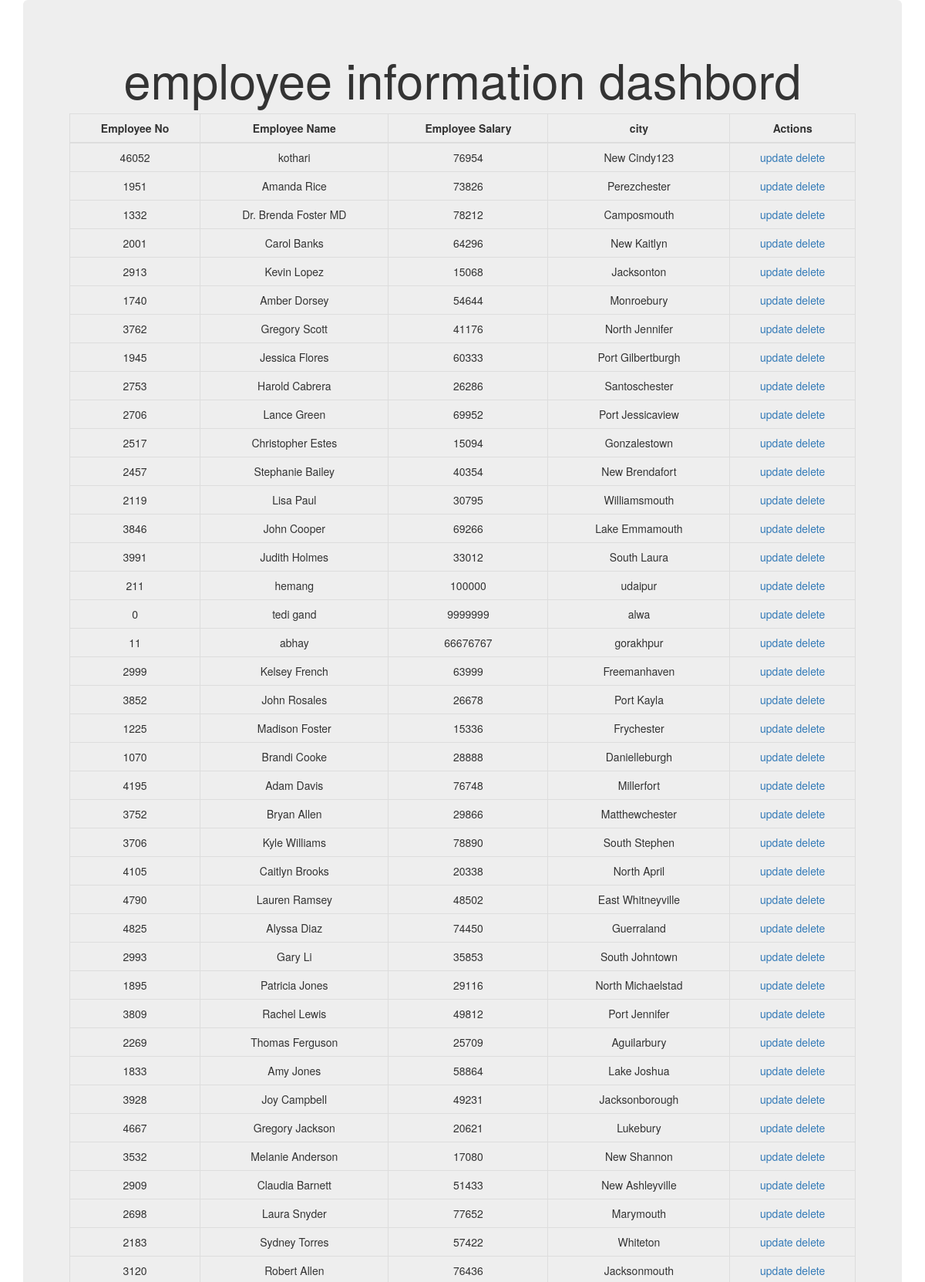
The app's page /index/ (upper part) with its own data.
### testapp/models.py (models this page shows)
class employee(models.Model):
    ename=models.CharField(max_length=20)
    eno=models.IntegerField()
    esal=models.IntegerField()
    ecity=models.CharField(max_length=20)

### testapp/views.py (the view)
# urls.py: url(r'^index/', views.index_view),
def index_view(request):
    records=employee.objects.all()
    return render(request,'testapp/index.html',{'records':records})

### templates/testapp/index.html (shortened to what this page needs)
<!DOCTYPE html>
{% extends 'testapp/base.html' %}
{% block body_block %}
<div class="jumbotron">
  <h1>employee information dashbord</h1>
<table class="table table-bordered table-hover">
  <thead>
    <th class="text-center">Employee No </th>
    <th class="text-center">Employee Name </th>
    <th class="text-center">Employee Salary </th>
    <th class="text-center">city </th>
    <th class="text-center">Actions </th>
  </thead>
  {% for record in records%}
  <tr>
    <td>{{record.eno}}</td>
    <td>{{record.ename}}</td>
    <td>{{record.esal}}</td>
    <td>{{record.ecity}}</td>
    <td><a href="/update/{{record.id}}">update </a> <a href="/delete/{{record.id}}">delete</a></td>
  </tr>
  {% endfor %}
</table>
{%endblock%}

### templates/testapp/base.html (shortened to what this page needs)
<!DOCTYPE html>
<html lang="en" dir="ltr">
  <head>
    <link rel="stylesheet" href="https://maxcdn.bootstrapcdn.com/bootstrap/3.3.7/css/bootstrap.min.css">
  </head>
  <body>
            <div class="container mt-5 text-center">
            {% block body_block %}
            {% endblock %}
            </div>
  </body>
</html>

### records on screen
employee: eno "46052", ename "kothari", esal "76954", ecity "New Cindy123"
employee: eno "1951", ename "Amanda Rice", esal "73826", ecity "Perezchester"
employee: eno "1332", ename "Dr. Brenda Foster MD", esal "78212", ecity "Camposmouth"
employee: eno "2001", ename "Carol Banks", esal "64296", ecity "New Kaitlyn"
employee: eno "2913", ename "Kevin Lopez", esal "15068", ecity "Jacksonton"
employee: eno "1740", ename "Amber Dorsey", esal "54644", ecity "Monroebury"
employee: eno "3762", ename "Gregory Scott", esal "41176", ecity "North Jennifer"
employee: eno "1945", ename "Jessica Flores", esal "60333", ecity "Port Gilbertburgh"
employee: eno "2753", ename "Harold Cabrera", esal "26286", ecity "Santoschester"
employee: eno "2706", ename "Lance Green", esal "69952", ecity "Port Jessicaview"
employee: eno "2517", ename "Christopher Estes", esal "15094", ecity "Gonzalestown"
employee: eno "2457", ename "Stephanie Bailey", esal "40354", ecity "New Brendafort"
employee: eno "2119", ename "Lisa Paul", esal "30795", ecity "Williamsmouth"
employee: eno "3846", ename "John Cooper", esal "69266", ecity "Lake Emmamouth"
employee: eno "3991", ename "Judith Holmes", esal "33012", ecity "South Laura"
employee: eno "211", ename "hemang", esal "100000", ecity "udaipur"
employee: eno "0", ename "tedi gand", esal "9999999", ecity "alwa"
employee: eno "11", ename "abhay", esal "66676767", ecity "gorakhpur"
employee: eno "2999", ename "Kelsey French", esal "63999", ecity "Freemanhaven"
employee: eno "3852", ename "John Rosales", esal "26678", ecity "Port Kayla"
employee: eno "1225", ename "Madison Foster", esal "15336", ecity "Frychester"
employee: eno "1070", ename "Brandi Cooke", esal "28888", ecity "Danielleburgh"
employee: eno "4195", ename "Adam Davis", esal "76748", ecity "Millerfort"
employee: eno "3752", ename "Bryan Allen", esal "29866", ecity "Matthewchester"
employee: eno "3706", ename "Kyle Williams", esal "78890", ecity "South Stephen"
employee: eno "4105", ename "Caitlyn Brooks", esal "20338", ecity "North April"
employee: eno "4790", ename "Lauren Ramsey", esal "48502", ecity "East Whitneyville"
employee: eno "4825", ename "Alyssa Diaz", esal "74450", ecity "Guerraland"
employee: eno "2993", ename "Gary Li", esal "35853", ecity "South Johntown"
employee: eno "1895", ename "Patricia Jones", esal "29116", ecity "North Michaelstad"
employee: eno "3809", ename "Rachel Lewis", esal "49812", ecity "Port Jennifer"
employee: eno "2269", ename "Thomas Ferguson", esal "25709", ecity "Aguilarbury"
employee: eno "1833", ename "Amy Jones", esal "58864", ecity "Lake Joshua"
employee: eno "3928", ename "Joy Campbell", esal "49231", ecity "Jacksonborough"
employee: eno "4667", ename "Gregory Jackson", esal "20621", ecity "Lukebury"
employee: eno "3532", ename "Melanie Anderson", esal "17080", ecity "New Shannon"
employee: eno "2909", ename "Claudia Barnett", esal "51433", ecity "New Ashleyville"
employee: eno "2698", ename "Laura Snyder", esal "77652", ecity "Marymouth"
employee: eno "2183", ename "Sydney Torres", esal "57422", ecity "Whiteton"
employee: eno "3120", ename "Robert Allen", esal "76436", ecity "Jacksonmouth"
